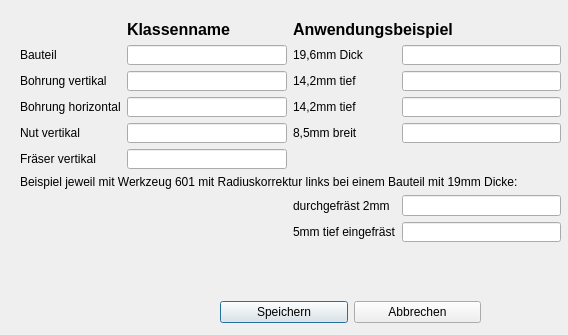
<?xml version="1.0" encoding="UTF-8"?>
<ui version="4.0">
 <class>Dialog_einstellung_dxf_klassen</class>
 <widget class="QDialog" name="Dialog_einstellung_dxf_klassen">
  <property name="geometry">
   <rect>
    <x>0</x>
    <y>0</y>
    <width>568</width>
    <height>335</height>
   </rect>
  </property>
  <property name="windowTitle">
   <string>Klasseneinstellungen DXF</string>
  </property>
  <widget class="QWidget" name="layoutWidget">
   <property name="geometry">
    <rect>
     <x>20</x>
     <y>20</y>
     <width>541</width>
     <height>222</height>
    </rect>
   </property>
   <layout class="QGridLayout" name="gridLayout">
    <item row="3" column="1">
     <widget class="QLineEdit" name="lineEdit_bohr_hori"/>
    </item>
    <item row="1" column="3">
     <widget class="QLineEdit" name="lineEdit_wst_beispiel">
      <property name="readOnly">
       <bool>true</bool>
      </property>
     </widget>
    </item>
    <item row="0" column="1">
     <widget class="QLabel" name="label">
      <property name="font">
       <font>
        <pointsize>12</pointsize>
        <weight>75</weight>
        <bold>true</bold>
       </font>
      </property>
      <property name="text">
       <string>Klassenname</string>
      </property>
     </widget>
    </item>
    <item row="4" column="0">
     <widget class="QLabel" name="label_9">
      <property name="text">
       <string>Nut vertikal</string>
      </property>
     </widget>
    </item>
    <item row="2" column="1">
     <widget class="QLineEdit" name="lineEdit_bohr_vert"/>
    </item>
    <item row="4" column="3">
     <widget class="QLineEdit" name="lineEdit_nut_vert_beispiel">
      <property name="readOnly">
       <bool>true</bool>
      </property>
     </widget>
    </item>
    <item row="1" column="0">
     <widget class="QLabel" name="label_5">
      <property name="text">
       <string>Bauteil</string>
      </property>
     </widget>
    </item>
    <item row="4" column="2">
     <widget class="QLabel" name="label_10">
      <property name="text">
       <string>8,5mm breit</string>
      </property>
     </widget>
    </item>
    <item row="1" column="2">
     <widget class="QLabel" name="label_3">
      <property name="text">
       <string>19,6mm Dick</string>
      </property>
     </widget>
    </item>
    <item row="3" column="2">
     <widget class="QLabel" name="label_8">
      <property name="text">
       <string>14,2mm tief</string>
      </property>
     </widget>
    </item>
    <item row="2" column="2">
     <widget class="QLabel" name="label_4">
      <property name="text">
       <string>14,2mm tief</string>
      </property>
     </widget>
    </item>
    <item row="3" column="3">
     <widget class="QLineEdit" name="lineEdit_bohr_hori_beispiel">
      <property name="readOnly">
       <bool>true</bool>
      </property>
     </widget>
    </item>
    <item row="2" column="0">
     <widget class="QLabel" name="label_6">
      <property name="text">
       <string>Bohrung vertikal</string>
      </property>
     </widget>
    </item>
    <item row="5" column="0">
     <widget class="QLabel" name="label_11">
      <property name="text">
       <string>Fräser vertikal</string>
      </property>
     </widget>
    </item>
    <item row="4" column="1">
     <widget class="QLineEdit" name="lineEdit_nut_vert"/>
    </item>
    <item row="0" column="2" colspan="2">
     <widget class="QLabel" name="label_2">
      <property name="font">
       <font>
        <pointsize>12</pointsize>
        <weight>75</weight>
        <bold>true</bold>
       </font>
      </property>
      <property name="text">
       <string>Anwendungsbeispiel</string>
      </property>
     </widget>
    </item>
    <item row="5" column="1">
     <widget class="QLineEdit" name="lineEdit_fraes_vert"/>
    </item>
    <item row="1" column="1">
     <widget class="QLineEdit" name="lineEdit_wst"/>
    </item>
    <item row="7" column="3">
     <widget class="QLineEdit" name="lineEdit_fraes_vert_beispiel1">
      <property name="readOnly">
       <bool>true</bool>
      </property>
     </widget>
    </item>
    <item row="3" column="0">
     <widget class="QLabel" name="label_7">
      <property name="text">
       <string>Bohrung horizontal</string>
      </property>
     </widget>
    </item>
    <item row="7" column="2">
     <widget class="QLabel" name="label_12">
      <property name="text">
       <string>durchgefräst 2mm</string>
      </property>
     </widget>
    </item>
    <item row="2" column="3">
     <widget class="QLineEdit" name="lineEdit_bohr_vert_beispiel">
      <property name="readOnly">
       <bool>true</bool>
      </property>
     </widget>
    </item>
    <item row="8" column="2">
     <widget class="QLabel" name="label_13">
      <property name="text">
       <string>5mm tief eingefräst</string>
      </property>
     </widget>
    </item>
    <item row="8" column="3">
     <widget class="QLineEdit" name="lineEdit_fraes_vert_beispiel2">
      <property name="readOnly">
       <bool>true</bool>
      </property>
     </widget>
    </item>
    <item row="6" column="0" colspan="4">
     <widget class="QLabel" name="label_14">
      <property name="text">
       <string>Beispiel jeweil mit Werkzeug 601 mit Radiuskorrektur links bei einem Bauteil mit 19mm Dicke:</string>
      </property>
     </widget>
    </item>
   </layout>
  </widget>
  <widget class="QWidget" name="layoutWidget">
   <property name="geometry">
    <rect>
     <x>220</x>
     <y>300</y>
     <width>261</width>
     <height>25</height>
    </rect>
   </property>
   <layout class="QHBoxLayout" name="horizontalLayout">
    <item>
     <widget class="QPushButton" name="pushButton_speichern">
      <property name="text">
       <string>Speichern</string>
      </property>
     </widget>
    </item>
    <item>
     <widget class="QPushButton" name="pushButton_abbrechen">
      <property name="text">
       <string>Abbrechen</string>
      </property>
     </widget>
    </item>
   </layout>
  </widget>
 </widget>
 <resources/>
 <connections/>
</ui>
